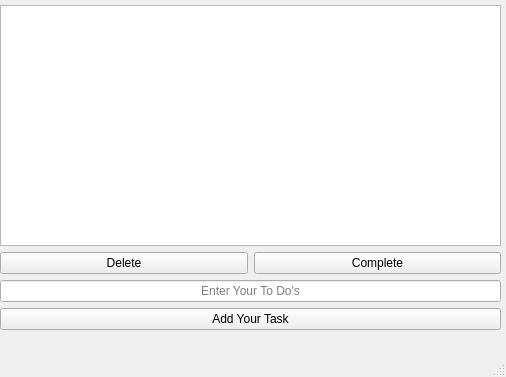
<?xml version="1.0" encoding="UTF-8"?>
<ui version="4.0">
 <class>MainWindow</class>
 <widget class="QMainWindow" name="MainWindow">
  <property name="geometry">
   <rect>
    <x>0</x>
    <y>0</y>
    <width>506</width>
    <height>377</height>
   </rect>
  </property>
  <property name="windowTitle">
   <string>MainWindow</string>
  </property>
  <widget class="QWidget" name="centralwidget">
   <widget class="QWidget" name="">
    <property name="geometry">
     <rect>
      <x>0</x>
      <y>-1</y>
      <width>501</width>
      <height>331</height>
     </rect>
    </property>
    <layout class="QVBoxLayout" name="verticalLayout_2">
     <item>
      <widget class="QWidget" name="widget" native="true">
       <widget class="QListView" name="dispList">
        <property name="geometry">
         <rect>
          <x>10</x>
          <y>0</y>
          <width>471</width>
          <height>141</height>
         </rect>
        </property>
       </widget>
      </widget>
     </item>
     <item>
      <widget class="QListView" name="dispList_2"/>
     </item>
     <item>
      <layout class="QVBoxLayout" name="verticalLayout">
       <item>
        <layout class="QHBoxLayout" name="horizontalLayout">
         <item>
          <widget class="QPushButton" name="delBtn">
           <property name="text">
            <string>Delete</string>
           </property>
          </widget>
         </item>
         <item>
          <widget class="QPushButton" name="delBtn_2">
           <property name="text">
            <string>Complete</string>
           </property>
          </widget>
         </item>
        </layout>
       </item>
       <item>
        <widget class="QLineEdit" name="lineEdit">
         <property name="alignment">
          <set>Qt::AlignCenter</set>
         </property>
         <property name="placeholderText">
          <string>Enter Your To Do's</string>
         </property>
         <property name="cursorMoveStyle">
          <enum>Qt::VisualMoveStyle</enum>
         </property>
        </widget>
       </item>
       <item>
        <widget class="QPushButton" name="pushButton">
         <property name="text">
          <string>Add Your Task</string>
         </property>
        </widget>
       </item>
      </layout>
     </item>
    </layout>
   </widget>
  </widget>
  <widget class="QMenuBar" name="menubar">
   <property name="geometry">
    <rect>
     <x>0</x>
     <y>0</y>
     <width>506</width>
     <height>21</height>
    </rect>
   </property>
  </widget>
  <widget class="QStatusBar" name="statusbar"/>
 </widget>
 <resources/>
 <connections/>
</ui>
